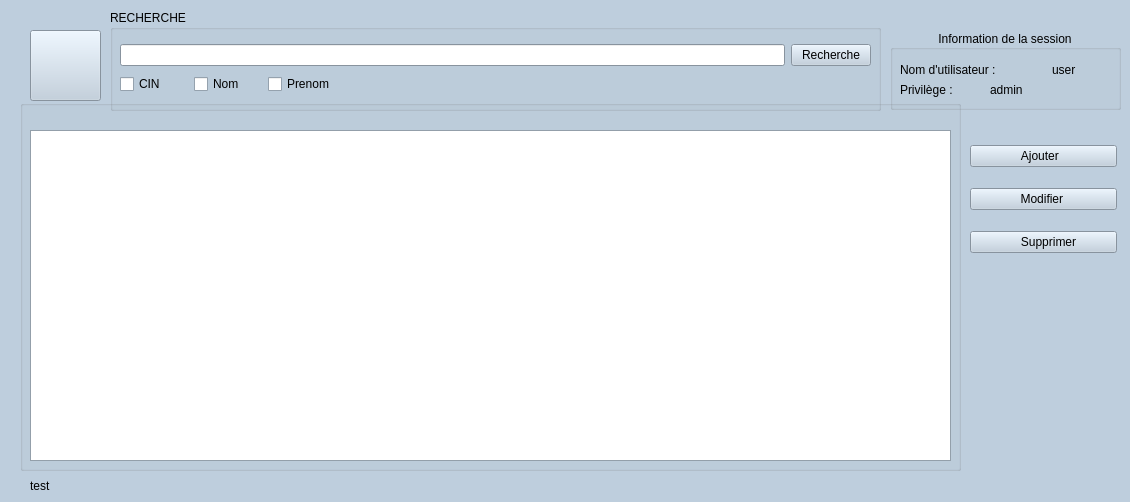
<?xml version="1.0" encoding="UTF-8"?>
<ui version="4.0">
 <class>GestionClient</class>
 <widget class="QMainWindow" name="GestionClient">
  <property name="geometry">
   <rect>
    <x>0</x>
    <y>0</y>
    <width>1130</width>
    <height>502</height>
   </rect>
  </property>
  <property name="palette">
   <palette>
    <active>
     <colorrole role="WindowText">
      <brush brushstyle="SolidPattern">
       <color alpha="255">
        <red>0</red>
        <green>0</green>
        <blue>0</blue>
       </color>
      </brush>
     </colorrole>
     <colorrole role="Button">
      <brush brushstyle="SolidPattern">
       <color alpha="255">
        <red>190</red>
        <green>206</green>
        <blue>221</blue>
       </color>
      </brush>
     </colorrole>
     <colorrole role="Light">
      <brush brushstyle="SolidPattern">
       <color alpha="255">
        <red>255</red>
        <green>255</green>
        <blue>255</blue>
       </color>
      </brush>
     </colorrole>
     <colorrole role="Midlight">
      <brush brushstyle="SolidPattern">
       <color alpha="255">
        <red>222</red>
        <green>230</green>
        <blue>238</blue>
       </color>
      </brush>
     </colorrole>
     <colorrole role="Dark">
      <brush brushstyle="SolidPattern">
       <color alpha="255">
        <red>95</red>
        <green>103</green>
        <blue>110</blue>
       </color>
      </brush>
     </colorrole>
     <colorrole role="Mid">
      <brush brushstyle="SolidPattern">
       <color alpha="255">
        <red>127</red>
        <green>137</green>
        <blue>147</blue>
       </color>
      </brush>
     </colorrole>
     <colorrole role="Text">
      <brush brushstyle="SolidPattern">
       <color alpha="255">
        <red>0</red>
        <green>0</green>
        <blue>0</blue>
       </color>
      </brush>
     </colorrole>
     <colorrole role="BrightText">
      <brush brushstyle="SolidPattern">
       <color alpha="255">
        <red>255</red>
        <green>255</green>
        <blue>255</blue>
       </color>
      </brush>
     </colorrole>
     <colorrole role="ButtonText">
      <brush brushstyle="SolidPattern">
       <color alpha="255">
        <red>0</red>
        <green>0</green>
        <blue>0</blue>
       </color>
      </brush>
     </colorrole>
     <colorrole role="Base">
      <brush brushstyle="SolidPattern">
       <color alpha="255">
        <red>255</red>
        <green>255</green>
        <blue>255</blue>
       </color>
      </brush>
     </colorrole>
     <colorrole role="Window">
      <brush brushstyle="SolidPattern">
       <color alpha="255">
        <red>190</red>
        <green>206</green>
        <blue>221</blue>
       </color>
      </brush>
     </colorrole>
     <colorrole role="Shadow">
      <brush brushstyle="SolidPattern">
       <color alpha="255">
        <red>0</red>
        <green>0</green>
        <blue>0</blue>
       </color>
      </brush>
     </colorrole>
     <colorrole role="AlternateBase">
      <brush brushstyle="SolidPattern">
       <color alpha="255">
        <red>222</red>
        <green>230</green>
        <blue>238</blue>
       </color>
      </brush>
     </colorrole>
     <colorrole role="ToolTipBase">
      <brush brushstyle="SolidPattern">
       <color alpha="255">
        <red>255</red>
        <green>255</green>
        <blue>220</blue>
       </color>
      </brush>
     </colorrole>
     <colorrole role="ToolTipText">
      <brush brushstyle="SolidPattern">
       <color alpha="255">
        <red>0</red>
        <green>0</green>
        <blue>0</blue>
       </color>
      </brush>
     </colorrole>
     <colorrole role="PlaceholderText">
      <brush brushstyle="SolidPattern">
       <color alpha="128">
        <red>0</red>
        <green>0</green>
        <blue>0</blue>
       </color>
      </brush>
     </colorrole>
    </active>
    <inactive>
     <colorrole role="WindowText">
      <brush brushstyle="SolidPattern">
       <color alpha="255">
        <red>0</red>
        <green>0</green>
        <blue>0</blue>
       </color>
      </brush>
     </colorrole>
     <colorrole role="Button">
      <brush brushstyle="SolidPattern">
       <color alpha="255">
        <red>190</red>
        <green>206</green>
        <blue>221</blue>
       </color>
      </brush>
     </colorrole>
     <colorrole role="Light">
      <brush brushstyle="SolidPattern">
       <color alpha="255">
        <red>255</red>
        <green>255</green>
        <blue>255</blue>
       </color>
      </brush>
     </colorrole>
     <colorrole role="Midlight">
      <brush brushstyle="SolidPattern">
       <color alpha="255">
        <red>222</red>
        <green>230</green>
        <blue>238</blue>
       </color>
      </brush>
     </colorrole>
     <colorrole role="Dark">
      <brush brushstyle="SolidPattern">
       <color alpha="255">
        <red>95</red>
        <green>103</green>
        <blue>110</blue>
       </color>
      </brush>
     </colorrole>
     <colorrole role="Mid">
      <brush brushstyle="SolidPattern">
       <color alpha="255">
        <red>127</red>
        <green>137</green>
        <blue>147</blue>
       </color>
      </brush>
     </colorrole>
     <colorrole role="Text">
      <brush brushstyle="SolidPattern">
       <color alpha="255">
        <red>0</red>
        <green>0</green>
        <blue>0</blue>
       </color>
      </brush>
     </colorrole>
     <colorrole role="BrightText">
      <brush brushstyle="SolidPattern">
       <color alpha="255">
        <red>255</red>
        <green>255</green>
        <blue>255</blue>
       </color>
      </brush>
     </colorrole>
     <colorrole role="ButtonText">
      <brush brushstyle="SolidPattern">
       <color alpha="255">
        <red>0</red>
        <green>0</green>
        <blue>0</blue>
       </color>
      </brush>
     </colorrole>
     <colorrole role="Base">
      <brush brushstyle="SolidPattern">
       <color alpha="255">
        <red>255</red>
        <green>255</green>
        <blue>255</blue>
       </color>
      </brush>
     </colorrole>
     <colorrole role="Window">
      <brush brushstyle="SolidPattern">
       <color alpha="255">
        <red>190</red>
        <green>206</green>
        <blue>221</blue>
       </color>
      </brush>
     </colorrole>
     <colorrole role="Shadow">
      <brush brushstyle="SolidPattern">
       <color alpha="255">
        <red>0</red>
        <green>0</green>
        <blue>0</blue>
       </color>
      </brush>
     </colorrole>
     <colorrole role="AlternateBase">
      <brush brushstyle="SolidPattern">
       <color alpha="255">
        <red>222</red>
        <green>230</green>
        <blue>238</blue>
       </color>
      </brush>
     </colorrole>
     <colorrole role="ToolTipBase">
      <brush brushstyle="SolidPattern">
       <color alpha="255">
        <red>255</red>
        <green>255</green>
        <blue>220</blue>
       </color>
      </brush>
     </colorrole>
     <colorrole role="ToolTipText">
      <brush brushstyle="SolidPattern">
       <color alpha="255">
        <red>0</red>
        <green>0</green>
        <blue>0</blue>
       </color>
      </brush>
     </colorrole>
     <colorrole role="PlaceholderText">
      <brush brushstyle="SolidPattern">
       <color alpha="128">
        <red>0</red>
        <green>0</green>
        <blue>0</blue>
       </color>
      </brush>
     </colorrole>
    </inactive>
    <disabled>
     <colorrole role="WindowText">
      <brush brushstyle="SolidPattern">
       <color alpha="255">
        <red>95</red>
        <green>103</green>
        <blue>110</blue>
       </color>
      </brush>
     </colorrole>
     <colorrole role="Button">
      <brush brushstyle="SolidPattern">
       <color alpha="255">
        <red>190</red>
        <green>206</green>
        <blue>221</blue>
       </color>
      </brush>
     </colorrole>
     <colorrole role="Light">
      <brush brushstyle="SolidPattern">
       <color alpha="255">
        <red>255</red>
        <green>255</green>
        <blue>255</blue>
       </color>
      </brush>
     </colorrole>
     <colorrole role="Midlight">
      <brush brushstyle="SolidPattern">
       <color alpha="255">
        <red>222</red>
        <green>230</green>
        <blue>238</blue>
       </color>
      </brush>
     </colorrole>
     <colorrole role="Dark">
      <brush brushstyle="SolidPattern">
       <color alpha="255">
        <red>95</red>
        <green>103</green>
        <blue>110</blue>
       </color>
      </brush>
     </colorrole>
     <colorrole role="Mid">
      <brush brushstyle="SolidPattern">
       <color alpha="255">
        <red>127</red>
        <green>137</green>
        <blue>147</blue>
       </color>
      </brush>
     </colorrole>
     <colorrole role="Text">
      <brush brushstyle="SolidPattern">
       <color alpha="255">
        <red>95</red>
        <green>103</green>
        <blue>110</blue>
       </color>
      </brush>
     </colorrole>
     <colorrole role="BrightText">
      <brush brushstyle="SolidPattern">
       <color alpha="255">
        <red>255</red>
        <green>255</green>
        <blue>255</blue>
       </color>
      </brush>
     </colorrole>
     <colorrole role="ButtonText">
      <brush brushstyle="SolidPattern">
       <color alpha="255">
        <red>95</red>
        <green>103</green>
        <blue>110</blue>
       </color>
      </brush>
     </colorrole>
     <colorrole role="Base">
      <brush brushstyle="SolidPattern">
       <color alpha="255">
        <red>190</red>
        <green>206</green>
        <blue>221</blue>
       </color>
      </brush>
     </colorrole>
     <colorrole role="Window">
      <brush brushstyle="SolidPattern">
       <color alpha="255">
        <red>190</red>
        <green>206</green>
        <blue>221</blue>
       </color>
      </brush>
     </colorrole>
     <colorrole role="Shadow">
      <brush brushstyle="SolidPattern">
       <color alpha="255">
        <red>0</red>
        <green>0</green>
        <blue>0</blue>
       </color>
      </brush>
     </colorrole>
     <colorrole role="AlternateBase">
      <brush brushstyle="SolidPattern">
       <color alpha="255">
        <red>190</red>
        <green>206</green>
        <blue>221</blue>
       </color>
      </brush>
     </colorrole>
     <colorrole role="ToolTipBase">
      <brush brushstyle="SolidPattern">
       <color alpha="255">
        <red>255</red>
        <green>255</green>
        <blue>220</blue>
       </color>
      </brush>
     </colorrole>
     <colorrole role="ToolTipText">
      <brush brushstyle="SolidPattern">
       <color alpha="255">
        <red>0</red>
        <green>0</green>
        <blue>0</blue>
       </color>
      </brush>
     </colorrole>
     <colorrole role="PlaceholderText">
      <brush brushstyle="SolidPattern">
       <color alpha="128">
        <red>0</red>
        <green>0</green>
        <blue>0</blue>
       </color>
      </brush>
     </colorrole>
    </disabled>
   </palette>
  </property>
  <property name="windowTitle">
   <string>MainWindow</string>
  </property>
  <widget class="QWidget" name="centralwidget">
   <widget class="QGroupBox" name="groupBox_2">
    <property name="geometry">
     <rect>
      <x>110</x>
      <y>10</y>
      <width>771</width>
      <height>101</height>
     </rect>
    </property>
    <property name="title">
     <string>RECHERCHE</string>
    </property>
    <widget class="QWidget" name="layoutWidget">
     <property name="geometry">
      <rect>
       <x>10</x>
       <y>30</y>
       <width>751</width>
       <height>30</height>
      </rect>
     </property>
     <layout class="QHBoxLayout" name="horizontalLayoutsearch">
      <item>
       <widget class="QLineEdit" name="lineEditsearch"/>
      </item>
      <item>
       <widget class="QPushButton" name="pushButtonsearch">
        <property name="text">
         <string>Recherche</string>
        </property>
       </widget>
      </item>
     </layout>
    </widget>
    <widget class="QWidget" name="layoutWidget">
     <property name="geometry">
      <rect>
       <x>10</x>
       <y>60</y>
       <width>216</width>
       <height>28</height>
      </rect>
     </property>
     <layout class="QHBoxLayout" name="horizontalLayoutchoix">
      <item>
       <widget class="QCheckBox" name="checkBoxcin">
        <property name="text">
         <string>CIN</string>
        </property>
       </widget>
      </item>
      <item>
       <widget class="QCheckBox" name="checkBoxprenom">
        <property name="text">
         <string>Nom</string>
        </property>
       </widget>
      </item>
      <item>
       <widget class="QCheckBox" name="checkBoxnom">
        <property name="text">
         <string>Prenom</string>
        </property>
       </widget>
      </item>
     </layout>
    </widget>
   </widget>
   <widget class="QGroupBox" name="groupBox_3">
    <property name="geometry">
     <rect>
      <x>20</x>
      <y>100</y>
      <width>941</width>
      <height>371</height>
     </rect>
    </property>
    <property name="title">
     <string/>
    </property>
    <widget class="QTableWidget" name="tableWidget">
     <property name="geometry">
      <rect>
       <x>10</x>
       <y>30</y>
       <width>921</width>
       <height>331</height>
      </rect>
     </property>
    </widget>
   </widget>
   <widget class="QWidget" name="layoutWidget">
    <property name="geometry">
     <rect>
      <x>970</x>
      <y>130</y>
      <width>147</width>
      <height>141</height>
     </rect>
    </property>
    <layout class="QVBoxLayout" name="verticalLayout">
     <item>
      <widget class="QPushButton" name="pushButton_Add">
       <property name="text">
        <string>    Ajouter      </string>
       </property>
       <property name="icon">
        <iconset resource="img.qrc">
         <normaloff>:/new/img/img/Add_User-80_icon-icons.com_57380.svg</normaloff>:/new/img/img/Add_User-80_icon-icons.com_57380.svg</iconset>
       </property>
       <property name="iconSize">
        <size>
         <width>35</width>
         <height>35</height>
        </size>
       </property>
      </widget>
     </item>
     <item>
      <widget class="QPushButton" name="pushButton_Edit">
       <property name="text">
        <string>   Modifier    </string>
       </property>
       <property name="icon">
        <iconset resource="img.qrc">
         <normaloff>:/new/img/img/Edit_User-80_icon-icons.com_57329.svg</normaloff>:/new/img/img/Edit_User-80_icon-icons.com_57329.svg</iconset>
       </property>
       <property name="iconSize">
        <size>
         <width>35</width>
         <height>35</height>
        </size>
       </property>
      </widget>
     </item>
     <item>
      <widget class="QPushButton" name="pushButton_Delete">
       <property name="text">
        <string>   Supprimer</string>
       </property>
       <property name="icon">
        <iconset resource="img.qrc">
         <normaloff>:/new/img/img/Remove_User-80_icon-icons.com_57283.svg</normaloff>:/new/img/img/Remove_User-80_icon-icons.com_57283.svg</iconset>
       </property>
       <property name="iconSize">
        <size>
         <width>35</width>
         <height>35</height>
        </size>
       </property>
      </widget>
     </item>
    </layout>
   </widget>
   <widget class="QGroupBox" name="groupBox">
    <property name="geometry">
     <rect>
      <x>890</x>
      <y>30</y>
      <width>231</width>
      <height>80</height>
     </rect>
    </property>
    <property name="title">
     <string>Information de la session</string>
    </property>
    <property name="alignment">
     <set>Qt::AlignCenter</set>
    </property>
    <widget class="QLabel" name="labeluser">
     <property name="geometry">
      <rect>
       <x>10</x>
       <y>31</y>
       <width>151</width>
       <height>17</height>
      </rect>
     </property>
     <property name="text">
      <string>Nom d'utilisateur :</string>
     </property>
    </widget>
    <widget class="QLabel" name="labelprivilege">
     <property name="geometry">
      <rect>
       <x>10</x>
       <y>51</y>
       <width>141</width>
       <height>17</height>
      </rect>
     </property>
     <property name="text">
      <string>Privilège :</string>
     </property>
    </widget>
    <widget class="QLabel" name="labelusr">
     <property name="geometry">
      <rect>
       <x>162</x>
       <y>31</y>
       <width>41</width>
       <height>17</height>
      </rect>
     </property>
     <property name="text">
      <string>user</string>
     </property>
    </widget>
    <widget class="QLabel" name="labeladm">
     <property name="geometry">
      <rect>
       <x>100</x>
       <y>51</y>
       <width>171</width>
       <height>17</height>
      </rect>
     </property>
     <property name="text">
      <string>admin</string>
     </property>
    </widget>
   </widget>
   <widget class="QPushButton" name="pushButton">
    <property name="geometry">
     <rect>
      <x>30</x>
      <y>30</y>
      <width>71</width>
      <height>71</height>
     </rect>
    </property>
    <property name="text">
     <string/>
    </property>
    <property name="icon">
     <iconset resource="img.qrc">
      <normaloff>:/new/img/img/home-icon.png</normaloff>:/new/img/img/home-icon.png</iconset>
    </property>
    <property name="iconSize">
     <size>
      <width>60</width>
      <height>60</height>
     </size>
    </property>
   </widget>
   <widget class="QLabel" name="label_status">
    <property name="geometry">
     <rect>
      <x>30</x>
      <y>470</y>
      <width>671</width>
      <height>31</height>
     </rect>
    </property>
    <property name="text">
     <string>test</string>
    </property>
   </widget>
  </widget>
 </widget>
 <resources>
  <include location="img.qrc"/>
 </resources>
 <connections/>
</ui>
